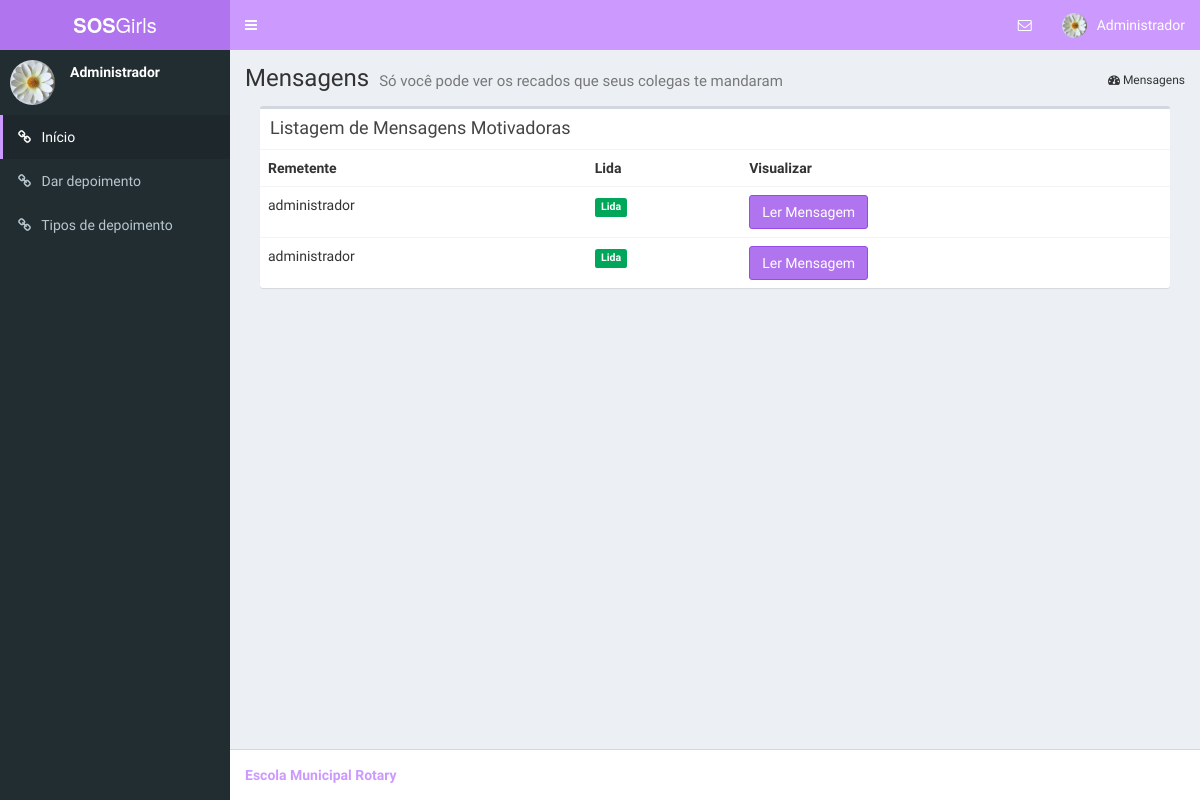
The app's page /mensagens/ (signed in) with its own data.
### comum/models.py (models this page shows)
class Mensagem(models.Model):
    conteudo = models.CharField(max_length=500)
    autor = models.ForeignKey(User, related_name="mensagens")
    destinatario = models.ForeignKey(User, related_name="destinos")
    lida = models.BooleanField(default=False)

### comum/views.py (the view)
# urls.py: url(r'^mensagens/$', views.ver_mensagens, name='mensagens'),
def ver_mensagens(request):
    registros = Mensagem.objects.filter(destinatario=request.user).order_by("-id")
    mensagens = paginar_registros(request, registros, 15)
    return render(request, 'ver_mensagens.html', {"mensagens":mensagens})

### comum/views.py (called while the page is built)
def paginar_registros(request, registros, qtd_por_pagina):
    paginator = Paginator(registros, qtd_por_pagina)
    page = request.GET.get('page')
    try:
        return paginator.page(page)
    except PageNotAnInteger:
        return paginator.page(1)
    except EmptyPage:
        return paginator.page(paginator.num_pages)

### comum/templates/ver_mensagens.html (shortened to what this page needs)
{% extends "base.html" %}
{% load staticfiles %}
{% load bootstrap_pagination %}
{% load comum_extras %}
{% block index %} active {% endblock %}
{% block breadcrumb %}
<section class="content-header">
    <h1>
        Mensagens
        <small>Só você pode ver os recados que seus colegas te mandaram</small>
    </h1>
    <ol class="breadcrumb">
        <li><i class="fa fa-dashboard"></i> Mensagens</li>
    </ol>
</section>
{% endblock %}
{% block content %}
<section class="content">
  <div class="col-xs-12">
          <div class="box">
              <div class="box-header">
                  <h3 class="box-title">Listagem de Mensagens Motivadoras</h3>
              </div>
              <div class="box-body table-responsive no-padding">
                  <table class="table table-hover">
                      <tr>
                          <th>Remetente</th>
                          <th>Lida</th>
                          <th>Visualizar</th>
                      </tr>
                      {% for msg in mensagens %}
                      <tr>
                          <td>{{ msg.autor }}</td>
                          {% if msg.lida %}
                          <td>  <span class="label label-success">Lida</span> </td>
                          {% else %}
                          <td>  <span class="label label-danger">Não Lida</span> </td>
                          {% endif %}
                          <td>  <a href="#" class="btn btn-small btn-info ler" data-id="{{msg.id}}" >Ler Mensagem</a> </td>
                      </tr>
                      {% endfor %}
                  </table>
              </div>
          </div>
      </div>
    <nav aria-label="Page navigation">
  </nav>
</section>
{% endblock %}

### comum/templates/base.html (shortened to what this page needs)
<!DOCTYPE html>
{% load staticfiles %}
{% load comum_extras %}
<html>
  <head>
    <link rel="stylesheet" href="{% static 'comum/css/bootstrap.min.css' %}">
    <link rel="stylesheet" href="https://cdnjs.cloudflare.com/ajax/libs/font-awesome/4.5.0/css/font-awesome.min.css">
    <link rel="stylesheet" href="https://cdnjs.cloudflare.com/ajax/libs/ionicons/2.0.1/css/ionicons.min.css">
    <link rel="stylesheet" href="{% static 'comum/css/AdminLTE.min.css' %}">
    <link rel="stylesheet" href="{% static 'comum/css/skin-blue.min.css' %}">
  </head>
  <body class="hold-transition skin-blue sidebar-mini">
    <div class="wrapper">
      <header class="main-header">
        <a href="/" class="logo">
          <span class="logo-lg"><b>SOS</b>Girls</span>
        </a>
        <nav class="navbar navbar-static-top" role="navigation">
          <a href="#" class="sidebar-toggle" data-toggle="offcanvas" role="button">
          </a>
          <div class="navbar-custom-menu">
            <ul class="nav navbar-nav">
              <li class="dropdown messages-menu">
                <a href="#" class="dropdown-toggle" data-toggle="dropdown">
                  <i class="fa fa-envelope-o"></i>
                </a>
              </li>
              <li class="dropdown user user-menu">
                <a href="#" class="dropdown-toggle" data-toggle="dropdown">
                  <img src="{% static 'comum/img/user2-160x160.jpg' %}" class="user-image" alt="User Image">
                  <span class="hidden-xs">
                    {% if request.user.first_name and request.user.last_name %}
                      {{ request.user.first_name|title }} {{ request.user.last_name|title }}
                    {% elif request.user.first_name %}
                      {{ request.user.first_name|title }}
                    {% else %}
                      {{ request.user.username|title }}
                    {% endif %}
                  </span>
                </a>
              </li>
            </ul>
          </div>
        </nav>
      </header>
      <aside class="main-sidebar">
        <section class="sidebar">
          <div class="user-panel">
            <div class="pull-left image">
              <img src="{% static 'comum/img/user2-160x160.jpg' %}" class="img-circle" alt="User Image">
            </div>
            <div class="pull-left info">
              <p>
                {% if request.user.first_name and request.user.last_name %}
                  {{ request.user.first_name|title }} {{ request.user.last_name|title }}
                {% elif request.user.first_name %}
                  {{ request.user.first_name|title }}
                {% else %}
                  {{ request.user.username|title }}
                {% endif %}
              </p>
            </div>
          </div>
          <ul class="sidebar-menu live-search-list">
            <li class="{% block index %}{% endblock %}"><a href="{% url 'comum:index' %}"><i class="fa fa-link"></i> <span>Início</span></a></li>
            <li class="{% block novo_depoimento %}{% endblock %}"><a href="{% url 'comum:novo_depoimento' %}"><i class="fa fa-link"></i> <span>Dar depoimento</span></a></li>
            {% if request.user.is_superuser %}
            <li class="{% block tipos_depoimento %}{% endblock %}"><a href="{% url 'comum:tipos_depoimento' %}"><i class="fa fa-link"></i> <span>Tipos de depoimento</span></a></li>
            {% endif %}
          </ul>
        </section>
      </aside>
      <div class="content-wrapper">
        {% block breadcrumb %}{% endblock %}
        {% block content %}{% endblock %}
      </div>
      <footer class="main-footer">
        <strong>
          <a href="#">Escola Municipal Rotary</a>
        </strong>
      </footer>
    </div>
  </body>
</html>

### records on screen
Mensagem: autor "administrador", lida "Lida"
Mensagem: autor "administrador", lida "Lida"

### other values on screen
{{ request.user.username|title }} "Administrador"
